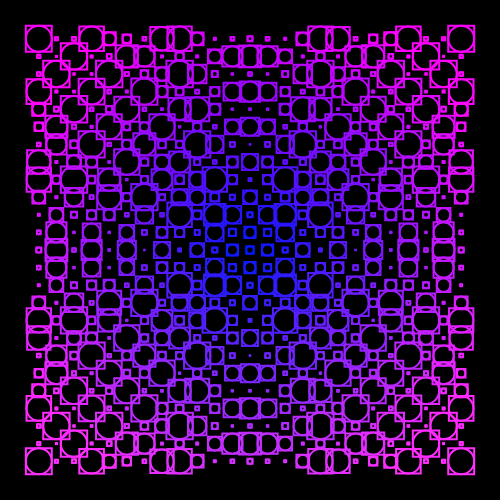
Frame 1 (no input)
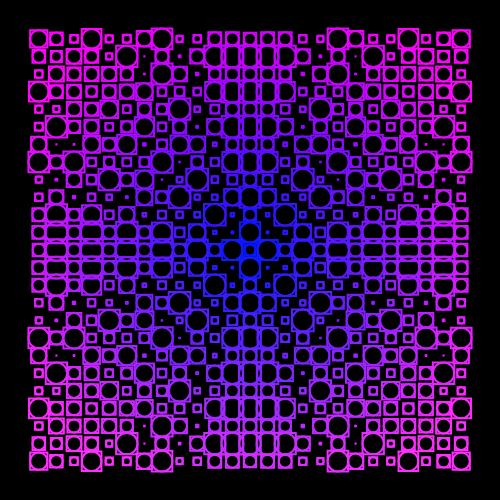
Frame 60 (no input)
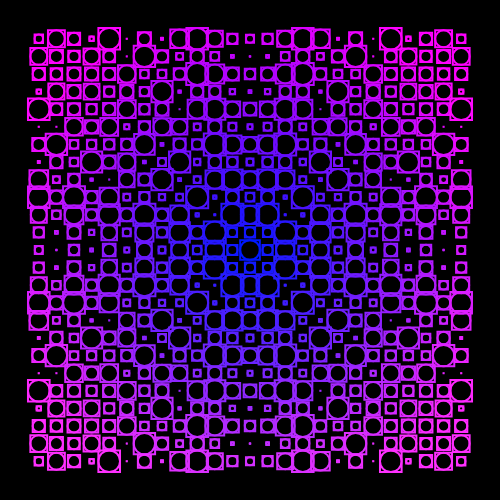
Frame 120 (the mouse pressed at the canvas centre since frame 60)

The p5.js sketch that drew these frames (run headless with seeded random() and noise() and a simulated clock; from frame 60 on, the mouse is pressed at the canvas centre):

// p5.js sketch
// ── sketch.js
let num = 25;
let dim;
let speed = 2;
let size;
let frequency = 10;

let margin = 30;

function setup() {
  createCanvas(500, 500);
  size = (width - margin * 2) / num;
  angleMode(DEGREES);
  rectMode(CENTER);
}

function draw() {
  background(0);
  for (let i = 0; i < num; i++) {
    for (let j = 0; j < num; j++) {
      let x = margin + size / 2 + i * size;
      let y = margin + size / 2 + j * size;

      f =
        sin(-frameCount *2* speed + dist(250, 250, x, y) * frequency) *
          speed +
        cos(-frameCount * 2*speed);
      noFill();
      strokeWeight(2);
      stroke(dist(250,250, x, y), j * 2, 255);
      rect(x, y, f*size/2);
      circle(x, y, (f * size) / 2);

    }
  }
}
